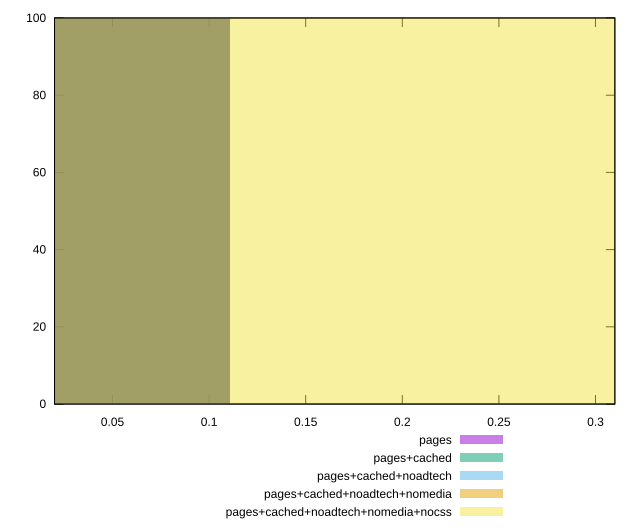

Source code (gnuplot):
reset

$pages <<EOF
0 100
EOF

$pagesCached <<EOF
0 100
EOF

$pagesCachedNoadtech <<EOF
0 100
EOF

$pagesCachedNoadtechNomedia <<EOF
0 100
EOF

$pagesCachedNoadtechNomediaNocss <<EOF
0.221845368246669 100
EOF

set key outside below
set boxwidth 0.221845368246669
set xrange [0.02:0.31]
set yrange [0:100]
set trange [0:100]
set style fill transparent solid 0.5 noborder
set terminal svg size 640, 530 enhanced background rgb 'white'
set output "report_00017_2021-02-10T15-08-03.406Z/uses-long-cache-ttl/comparison/histogram/all_score.svg"

plot $pages title "pages" with boxes, \
     $pagesCached title "pages+cached" with boxes, \
     $pagesCachedNoadtech title "pages+cached+noadtech" with boxes, \
     $pagesCachedNoadtechNomedia title "pages+cached+noadtech+nomedia" with boxes, \
     $pagesCachedNoadtechNomediaNocss title "pages+cached+noadtech+nomedia+nocss" with boxes

reset
